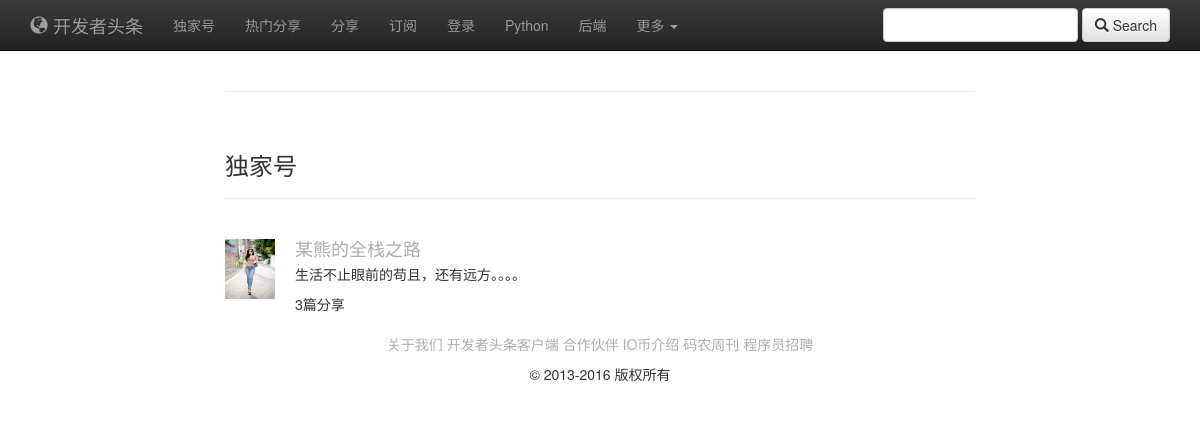
/explore, run on the app's committed database.
### post/models.py (models this page shows)
class PublicSignal(models.Model):
    name = models.CharField(max_length=100)
    creator = models.ForeignKey(NewUser)
    created_time = models.DateTimeField(auto_now_add=True)
    head_image = models.ImageField(upload_to='photos')
    desc = models.CharField(max_length=200, blank=True)
    def __unicode__(self):
        return self.name

### post/views.py (the view)
# urls.py: url(r'^explore$', views.public_signal_number, name='psnumber'),
def public_signal_number(request):
    public_signal_list = PublicSignal.objects.all()
    context = {'public_signal_list': public_signal_list}
    return render(request, 'exclusivenumber.html', context)

### post/templates/exclusivenumber.html (shortened to what this page needs)
{% extends 'base.html' %}
{% block body %}
<h3>独家号</h3>
<hr>
<br>
<ul class="media-list">
{% for public_signal in public_signal_list %}
  <li class="media">
    <div class="media-left">
        <div class="meida">
            <div class="media-left">
                <a href="#"><img class="media-object" src="{{ public_signal.head_image.url }}" alt="..." width="50" height="60"><br>
                </a>
            </div>
        </div>
    </div>
    <div class="media-body">
        <h4 class="media-heading"><a href="{% url 'publicSignal' public_signal.id %} ">{{ public_signal }}</a></h4>
        <div class="post-content clearfix">
            <p>{{ public_signal.desc }}</p>
            <p>{{ public_signal.article_set.all.count }}篇分享 </p>
        </div>
    </div>
  </li>
{% endfor %}
</ul>
{% endblock %}

### post/templates/base.html (style rules this page uses)
a:link { text-decoration: none; color:#ADADAD; }

### data on the page
PublicSignal: head_image (picture), name "某熊的全栈之路", desc "生活不止眼前的苟且，还有远方。。。。", article_set.all.count "3"
